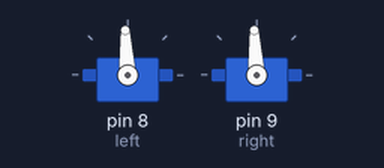
This sketch was run on a simulated Arduino Uno, built with avr-gcc and run on an emulated ATmega328P. Parts: 2 × servo.

Above: at 0.05 s.
At 0.7 s:
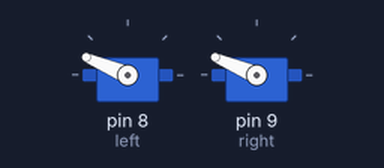
At 1.35 s:
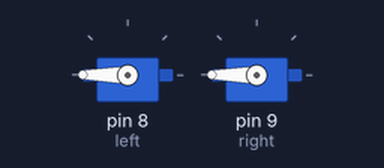
At 2.7 s:
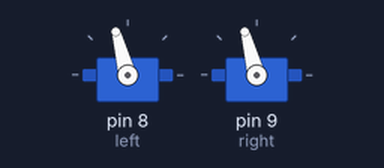
Timing chart, 0 to 8.8 s (numbered marks = the images above):
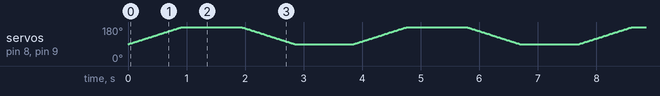

The sketch:

Seror.ino
```cpp
#include <Servo.h>

Servo myservoL;  // 左舵机
Servo myservoR;  // 右舵机
int pos = 0;    // 角度存储变量
int left = 8;
int right = 9;

void setup() {
  myservoL.attach(left);  // 控制线连接数字右舵机
  myservoR.attach(right);  // 控制线连接数字右舵机
}

void loop() {
  // 旋转
 for (pos = 90; pos <= 180; pos ++) { // 90°到180°
   myservoL.write(pos);              // 舵机角度写入
   myservoR.write(pos);              // 舵机角度写入
   delay(10);                       // 等待转动到指定角度
 }

 delay(1000);

 for (pos = 180; pos >= 90; pos --) { // 从180°到90°
   myservoL.write(pos);              // 舵机角度写入
   myservoR.write(pos);              // 舵机角度写入
   delay(10);                       // 等待转动到指定角度
 }

 delay(1000);

// 停止
// myservoL.write(90);
// myservoR.write(90);
}
```
